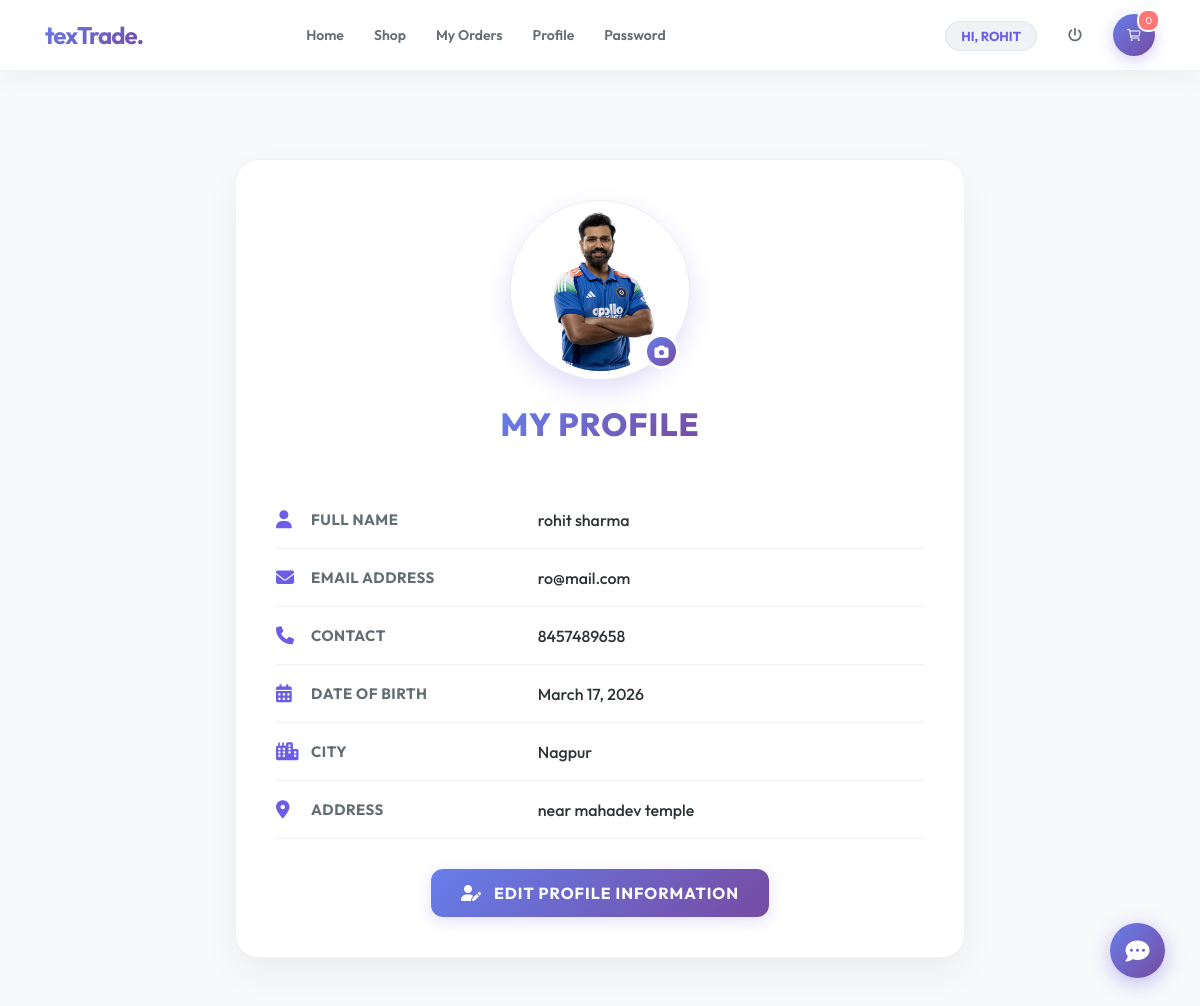
Screenshot of /profile (signed in) with the database file from the repository.
### textiles/models.py (models this page shows, shortened)
class Profile(models.Model):
    id = models.AutoField(primary_key=True)
    user = models.OneToOneField(User, on_delete=models.CASCADE, null=True)
    dob = models.DateField(null=True)
    city = models.CharField(max_length=30, null=True)
    address = models.CharField(max_length=50, null=True)
    contact = models.CharField(max_length=10, null=True)
    image = models.FileField(upload_to='images/', null=True)
    role = models.CharField(
        max_length=20,
        choices=[('user', 'User'), ('vendor', 'Vendor'), ('admin', 'Admin')],
        default='user'
    )

### textiles/views.py (the view)
# urls.py: path('profile', profile, name='profile'),
def profile(request):
    if not request.user.is_authenticated:
        return redirect('login')
    profile_id = request.user.id  # Changed variable name to avoid confusion
    cart = Cart.objects.filter(profile=profile_id)
    num1 = 0
    total = 0
    for i in cart:
        total += i.product.price
        num1 += 1
    user = User.objects.get(id=request.user.id)
    pro = Profile.objects.get(user=user)
    if not pro.image:
        pro.image = "images/default-profile.png"  # Set a default image path
    context = {'pro': pro, 'user': user, 'num1': num1, 'total': total}
    return render(request, 'profile.html', context)

### textiles/templates/profile.html (shortened to what this page needs)
{% extends 'navigation.html' %}
{% load static %}
{% block body %}
<div class="container">
    <div class="row justify-content-center">
        <div class="col-lg-8">
            <div class="profile-card">
                <div class="profile-header">
                    <div class="profile-img-wrapper">
                        <img src="{{pro.image.url}}" alt="Profile Picture">
                        <a href="{% url 'edit_profile' %}" class="edit-photo-badge">
                            <i class="fas fa-camera"></i>
                        </a>
                    </div>
                    <h2>My Profile</h2>
                </div>
                <div class="info-row">
                    <div class="icon-box"><i class="fas fa-user"></i></div>
                    <div class="info-label">Full Name</div>
                    <div class="info-value">{{pro.user.first_name}} {{pro.user.last_name}}</div>
                </div>
                <div class="info-row">
                    <div class="icon-box"><i class="fas fa-envelope"></i></div>
                    <div class="info-label">Email Address</div>
                    <div class="info-value">{{pro.user.email}}</div>
                </div>
                <div class="info-row">
                    <div class="icon-box"><i class="fas fa-phone"></i></div>
                    <div class="info-label">Contact</div>
                    <div class="info-value">{{pro.contact}}</div>
                </div>
                <div class="info-row">
                    <div class="icon-box"><i class="fas fa-calendar-alt"></i></div>
                    <div class="info-label">Date of Birth</div>
                    <div class="info-value">{{pro.dob}}</div>
                </div>
                <div class="info-row">
                    <div class="icon-box"><i class="fas fa-city"></i></div>
                    <div class="info-label">City</div>
                    <div class="info-value">{{pro.city}}</div>
                </div>
                <div class="info-row">
                    <div class="icon-box"><i class="fas fa-map-marker-alt"></i></div>
                    <div class="info-label">Address</div>
                    <div class="info-value">{{pro.address}}</div>
                </div>
                <div class="text-center">
                    <a href="{% url 'edit_profile' %}" class="btn-edit-profile">
                        <i class="fas fa-user-edit mr-2"></i> Edit Profile Information
                    </a>
                </div>
            </div>
        </div>
    </div>
</div>
{% endblock %}

### textiles/templates/navigation.html (shortened to what this page needs)
<!DOCTYPE html>
<html lang="en">
<head>
    {% load static %}
    <link rel="stylesheet" href="https://maxcdn.bootstrapcdn.com/bootstrap/4.0.0/css/bootstrap.min.css">
    <link rel="stylesheet" href="https://cdnjs.cloudflare.com/ajax/libs/font-awesome/6.4.0/css/all.min.css">
</head>
<body>
<nav class="navbar navbar-expand-lg fixed-top">
    <div class="container">
        <a class="navbar-brand" href="{% url 'home' %}">texTrade.</a>
        <div class="collapse navbar-collapse" id="mainNavbar">
            <ul class="navbar-nav mx-auto">
                {% if request.user.is_superuser %}
                    <li class="nav-item"><a class="nav-link" href="{% url 'admin_home' %}">Dashboard</a></li>
                    <li class="nav-item"><a class="nav-link" href="{% url 'view_user' %}">Users</a></li>
                    <li class="nav-item"><a class="nav-link" href="{% url 'view_vendors' %}">Vendors</a></li>
                     <li class="nav-item"><a class="nav-link" href="{% url 'admin_viewBooking' %}">Orders</a></li>
                    <li class="nav-item dropdown">
                        <a class="nav-link dropdown-toggle" href="#" data-toggle="dropdown">Catalog</a>
                        <div class="dropdown-menu">
                            <a class="dropdown-item" href="{% url 'admin_view_product' %}">View Products</a>
                            <div class="dropdown-divider"></div>
                            <a class="dropdown-item" href="{% url 'add_categary' %}">Add Category</a>
                            <a class="dropdown-item" href="{% url 'view_categary' %}">View Categories</a>
                        </div>
                    </li>
                    <li class="nav-item"><a class="nav-link" href="{% url 'admin_profile' %}">Profile</a></li>
                {% elif request.user.is_staff and not request.user.is_superuser %}
                    <li class="nav-item"><a class="nav-link" href="{% url 'vendor_home' %}">Vendor Home</a></li>
                    <li class="nav-item"><a class="nav-link" href="{% url 'vendor_edit_profile' %}">Profile</a></li>
                    <li class="nav-item"><a class="nav-link" href="{% url 'vendor_change_password' %}">Security</a></li>
                {% elif request.user.username %}
                    <li class="nav-item"><a class="nav-link" href="{% url 'home' %}">Home</a></li>
                    <li class="nav-item"><a class="nav-link" href="{% url 'view_product' 0 %}">Shop</a></li>
                    <li class="nav-item"><a class="nav-link" href="{% url 'view_booking' %}">My Orders</a></li>
                    <li class="nav-item"><a class="nav-link" href="{% url 'profile' %}">Profile </a></li>
                    <li class="nav-item"><a class="nav-link" href="{% url 'change_password' %}">Password</a></li>
                {% else %}
                    <li class="nav-item"><a class="nav-link" href="{% url 'home' %}">Home</a></li>
                    <li class="nav-item"><a class="nav-link" href="{% url 'about' %}">About</a></li>
                    <li class="nav-item"><a class="nav-link" href="{% url 'contact' %}">Contact</a></li>
                {% endif %}
            </ul>
            <ul class="navbar-nav ml-auto align-items-center">
                {% if request.user.is_authenticated %}
                    <li class="nav-item mr-3">
                        <span class="welcome-badge">HI, {{ request.user.username }}</span>
                    </li>
                    <li class="nav-item">
                        <a class="nav-link text-danger" href="{% url 'logout' %}"><i class="fas fa-power-off"></i></a>
                    </li>
                {% else %}
                    <li class="nav-item"><a class="nav-link" href="{% url 'login' %}">User Login</a></li>
                    <li class="nav-item"><a class="nav-link" href="{% url 'login_admin' %}">Admin Login</a></li>
                    <li class="nav-item ml-lg-2"><a class="nav-link btn-vendor" href="{% url 'loginvender' %}">Vendor Login</a></li>
                {% endif %}
                {% if request.user.username and not request.user.is_staff %}
                    <li class="nav-item ml-lg-3">
                        <a href="{% url 'cart' %}" class="cart-circle">
                            <ion-icon name="cart-outline"></ion-icon>
                            <span class="cart-count">{{ num1 }}</span>
                        </a>
                    </li>
                {% endif %}
            </ul>
        </div>
    </div>
</nav>
{% block body %}
{% endblock %}
{% if request.user.is_authenticated  %}
<button class="chatbot-toggler" onclick="document.body.classList.toggle('show-chatbot')">
    <i class="fas fa-comment-dots"></i>
</button>
{% endif %}
</body>
</html>

### textiles/templates/navigation.html (style rules this page uses)
:root { --glass-bg: rgba(255, 255, 255, 0.95); --main-gradient: linear-gradient(135deg, #667eea 0%, #764ba2 100%); --text-dark: #2d3436; --accent-purple: #6c5ce7; }
body { font-family: 'Outfit', sans-serif; background-color: #ffffff; color: var(--text-dark); padding-top: 85px; }
.navbar { background: var(--glass-bg) !important; backdrop-filter: blur(10px); border-bottom: 1px solid rgba(0,0,0,0.05); box-shadow: 0 4px 30px rgba(0, 0, 0, 0.05); padding: 12px 0; }
.navbar-brand { font-weight: 700; font-size: 24px; background: var(--main-gradient); -webkit-background-clip: text; -webkit-text-fill-color: transparent; letter-spacing: -1px; }
.nav-link { color: #636e72 !important; font-weight: 600; font-size: 14px; margin: 0 3px; padding: 8px 12px !important; border-radius: 10px; transition: 0.2s; }
.welcome-badge { background: #f1f2f6; padding: 6px 15px; border-radius: 50px; font-size: 13px; font-weight: 700; color: var(--accent-purple); border: 1px solid #dfe6e9; text-transform: uppercase; }
.cart-circle { background: var(--main-gradient); color: white !important; width: 42px; height: 42px; display: flex; align-items: center; justify-content: center; border-radius: 50%; position: relative; box-shadow: 0 4px 15px rgba(108, 92, 231, 0.3); }
.cart-count { position: absolute; top: -5px; right: -5px; background: #ff7675; color: white; font-size: 10px; padding: 2px 6px; border-radius: 10px; border: 2px solid white; }
.chatbot-toggler { position: fixed; bottom: 30px; right: 35px; outline: none; border: none; height: 55px; width: 55px; display: flex; cursor: pointer; align-items: center; justify-content: center; border-radius: 50%; background: var(--main-gradient); transition: all 0.2s ease; box-shadow: 0 5px 20px rgba(108, 92, 231, 0.4); z-index: 1000; }
.chatbot-toggler i { color: #fff; position: absolute; font-size: 24px; }

### textiles/templates/profile.html (style rules this page uses)
:root { --glass-bg: rgba(255, 255, 255, 0.95); --main-gradient: linear-gradient(135deg, #667eea 0%, #764ba2 100%); --text-dark: #2d3436; }
body { background-color: #f8f9fa; }
.profile-card { background: var(--glass-bg); border-radius: 24px; padding: 40px; box-shadow: 0 15px 35px rgba(0,0,0,0.05); border: 1px solid rgba(0,0,0,0.05); margin-top: 50px; margin-bottom: 50px; backdrop-filter: blur(10px); }
.profile-header { text-align: center; margin-bottom: 40px; }
.profile-header h2 { font-weight: 800; background: var(--main-gradient); -webkit-background-clip: text; -webkit-text-fill-color: transparent; display: inline-block; text-transform: uppercase; letter-spacing: 1px; }
.profile-img-wrapper { width: 180px; height: 180px; margin: 0 auto 25px; padding: 8px; background: white; border-radius: 50%; box-shadow: 0 10px 25px rgba(108, 92, 231, 0.2); border: 1px solid #eee; position: relative; }
.profile-img-wrapper img { width: 100%; height: 100%; object-fit: cover; border-radius: 50%; }
.edit-photo-badge { position: absolute; bottom: 10px; right: 10px; background: var(--main-gradient); color: white; width: 35px; height: 35px; border-radius: 50%; display: flex; align-items: center; justify-content: center; border: 3px solid #fff; font-size: 14px; }
.info-row { padding: 15px 0; border-bottom: 1px solid rgba(0,0,0,0.05); display: flex; align-items: center; }
.info-label { font-weight: 700; color: #636e72; width: 35%; font-size: 15px; text-transform: uppercase; letter-spacing: 0.5px; }
.info-value { color: var(--text-dark); font-weight: 500; font-size: 16px; }
.icon-box { width: 35px; color: #6c5ce7; font-size: 18px; }
.btn-edit-profile { background: var(--main-gradient); color: white !important; border: none; border-radius: 12px; padding: 12px 30px; font-weight: 700; text-transform: uppercase; letter-spacing: 1px; transition: 0.3s; display: inline-block; margin-top: 30px; box-shadow: 0 4px 15px rgba(108, 92, 231, 0.2); }

### rows the page displays
Profile: image (picture), user.first_name "rohit", user.last_name "sharma", user.email "ro@mail.com", contact "8457489658", dob "March 17, 2026", city "Nagpur", address "near mahadev temple"

### other values shown
{{ request.user.username }} "ROHIT"
{{ num1 }} "0"
